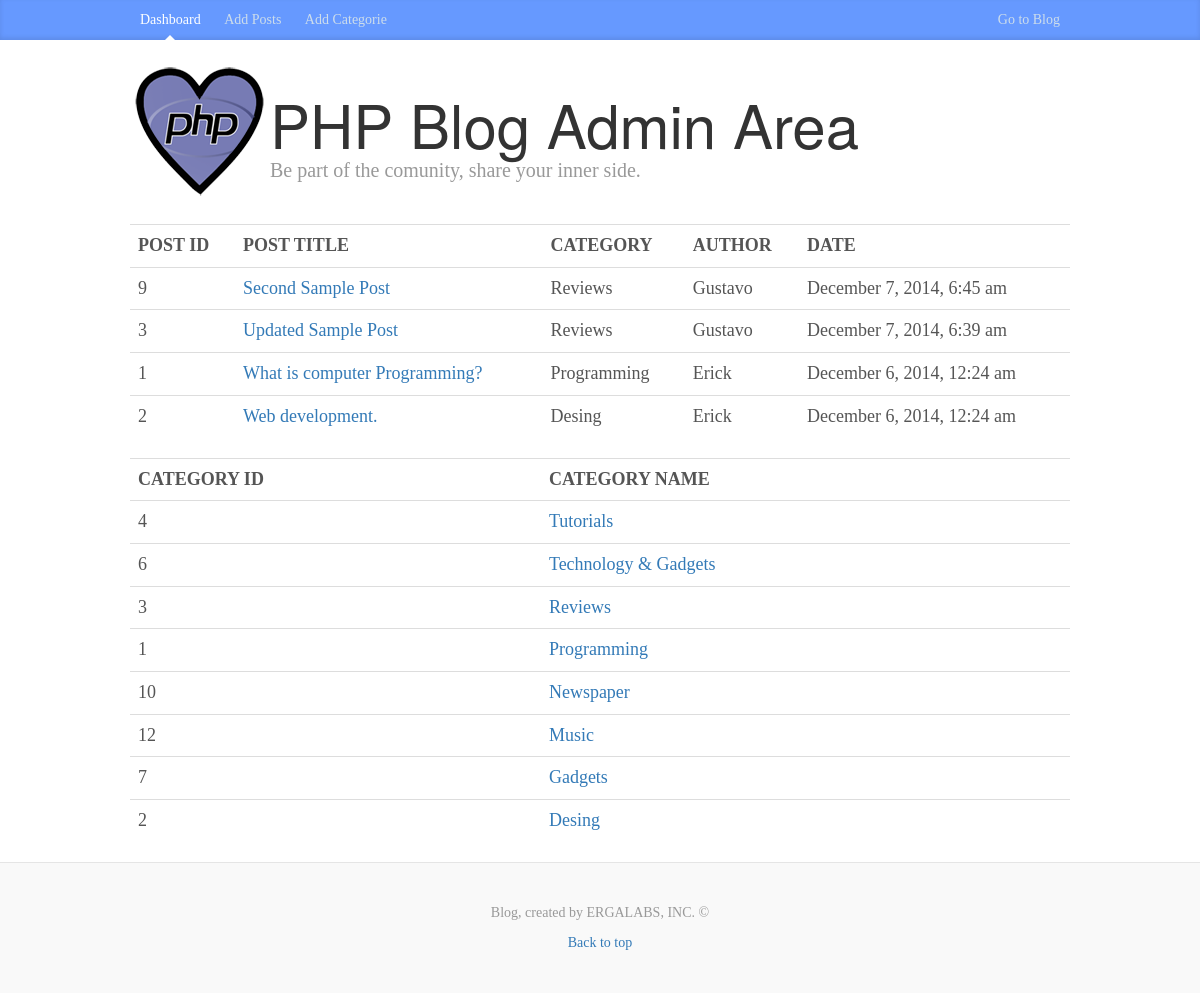
The app's page /admin/index.php with its own data.
### tables this page shows
CREATE TABLE IF NOT EXISTS `Posts` (
`id` int(11) NOT NULL,
  `categoria` int(11) NOT NULL,
  `titulo` varchar(255) NOT NULL,
  `body` text NOT NULL,
  `autor` varchar(255) NOT NULL,
  `etiquetas` varchar(255) NOT NULL,
  `date` timestamp NOT NULL DEFAULT CURRENT_TIMESTAMP
);

CREATE TABLE IF NOT EXISTS `Categorias` (
`id` int(11) NOT NULL,
  `nombre` varchar(255) NOT NULL
);

### librerias/database.php (called while the page is built, shortened)
<?php
class DataBase{
	public $host = DB_HOST;
	public $username = DB_USER;
	public $password = DB_PASS;
	public $db_name = DB_NAME;
	public $link;
	public function connect(){
		$this->link = new mysqli($this->host, $this->username, $this->password, $this->db_name);
	}
	public function select($query){
		$result = $this->link->query($query) or die($this->link->error.__LINE__);
		if($result->num_rows > 0){
			return $result;
		}else{
			return false;
		}
	}
}

### helpers/format_helper.php (called while the page is built, shortened)
<?php
	function formatDate($date){
		return date('F j, Y, g:i a',strtotime($date));
	}

### admin/index.php (the view)
<?php include 'includes/header.php'?>
<?php
	$db = new DataBase;
	$query = "SELECT Posts.*, Categorias.nombre FROM Posts INNER JOIN Categorias ON Posts.categoria = Categorias.id ORDER BY date DESC";
	$posts = $db->select($query);
	$query = "SELECT * FROM Categorias ORDER BY nombre DESC";
	$categories = $db->select($query);
?>
	<table class="table table-hover">
    	<tr>
        	<th>POST ID</th>
            <th>POST TITLE</th>
            <th>CATEGORY</th>
            <th>AUTHOR</th>
            <th>DATE</th>
        </tr>
        <?php while($row = $posts->fetch_assoc()):?>
        	<tr>
        	<td><?php echo $row['id']?></td>
            <td><a href="editar_post.php?id=<?php echo $row['id']?>"><?php echo $row['titulo']?></td>
            <td><?php echo $row['nombre']?></td>
            <td><?php echo $row['autor']?></td>
            <td><?php echo formatDate($row['date']); ?></td>
        	</tr>
		<?php endwhile;?>
    </table>
    <table class="table table-hover">
    	<tr>
        	<th>CATEGORY ID</th>
            <th>CATEGORY NAME</th>
        </tr>
	    <?php while($row = $categories->fetch_assoc()):?>
            <tr>
                <td><?php echo $row['id']; ?></td>
                <td><a href="editar_categoria.php?id=<?php echo $row['id']; ?>"><?php echo $row['nombre']; ?></a></td>
            </tr>
        <?php endwhile; ?>
    </table>
<?php include 'includes/footer.php'?>

### css/custom.css (style rules this page uses)
body { font-family: Georgia, "Times New Roman", Times, serif; color: #555; }

### records on screen
posts: id "9", titulo "Second Sample Post", categorias.nombre "Reviews", autor "Gustavo", date "December 7, 2014, 6:45 am"
posts: id "3", titulo "Updated Sample Post", categorias.nombre "Reviews", autor "Gustavo", date "December 7, 2014, 6:39 am"
posts: id "1", titulo "What is computer Programming?", categorias.nombre "Programming", autor "Erick", date "December 6, 2014, 12:24 am"
posts: id "2", titulo "Web development.", categorias.nombre "Desing", autor "Erick", date "December 6, 2014, 12:24 am"
categorias: id "4", nombre "Tutorials"
categorias: id "6", nombre "Technology & Gadgets"
categorias: id "3", nombre "Reviews"
categorias: id "1", nombre "Programming"
categorias: id "10", nombre "Newspaper"
categorias: id "12", nombre "Music"
categorias: id "7", nombre "Gadgets"
categorias: id "2", nombre "Desing"
